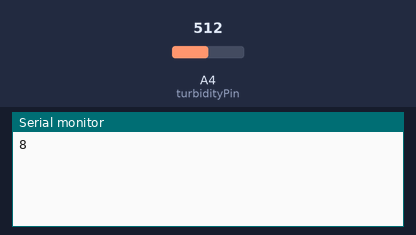
A sketch run on a simulated Arduino Uno, built with avr-gcc and run on an emulated ATmega328P. On the bench: the last lines printed to the serial monitor. Inputs (shaded band) come from the test bench; at power-on: A4 (turbidityPin) = 512.

Above: at 1.2 s.
1.3 s: A4 (turbidityPin) set to 122
At 2.6 s:
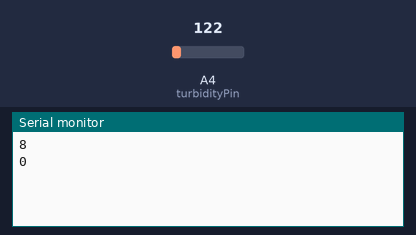
2.8 s: A4 (turbidityPin) set to 511
At 3.9 s:
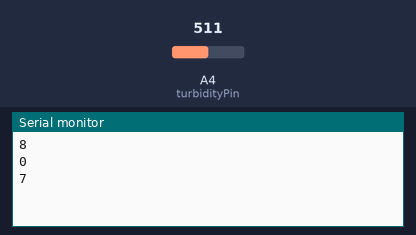
Timing chart, 0 to 5.8 s (numbered marks = the images above; inputs shaded):
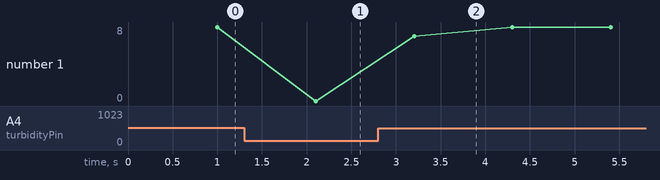

Measured:
- after the input at 1.3 s, the serial monitor: prints a new line after 0.80 s (image 1)
- after the input at 2.8 s, the serial monitor: prints a new line after 0.40 s (image 2)
- plotted number 1: 8 → 0 after the input at 1.3 s

The sketch:

sketch_mar13b.ino
```cpp
const int turbidityPin = A4;  // Analog pin for turbidity sensor

void setup() {
  Serial.begin(115200);
  pinMode(turbidityPin, INPUT);
}

void loop() {
  int sum = 0;
  int numReadings = 5;

  // Take 5 readings and sum them
  for (int i = 0; i < numReadings; i++) {
    sum += analogRead(turbidityPin);
    delay(200);  // Short delay between readings
  }

  // Calculate the average sensor value
  int avgSensorValue = sum / numReadings;

  // Map the average value from 220-250 to 0-8
  int turbidity = map(avgSensorValue, 220, 280, 0, 8);

  // Ensure the value stays within the 0-8 range
  turbidity = constrain(turbidity, 0, 8);

  // Print the result

  Serial.println(turbidity);

  delay(100);  // Wait 1 second before next reading
}
```
